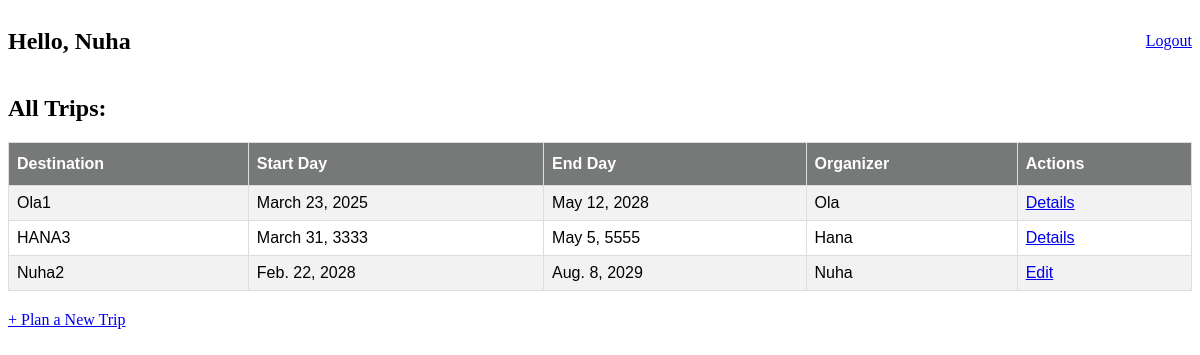
The page /dashboard (signed in) on the database its author committed.
### exam/models.py (models this page shows)
class Users(models.Model):
    first_name = models.CharField(max_length=45)
    last_name = models.CharField(max_length=45)
    email = models.CharField(max_length=45)
    password = models.CharField(max_length=255)
    created_at = models.DateTimeField(auto_now_add=True)
    updated_date = models.DateTimeField(auto_now=True)
    objects = UsersManager()

class Dashboard(models.Model):
    traveler = models.ManyToManyField(Users,related_name='traveler')
    destination = models.TextField()
    organizer = models.ForeignKey(Users,related_name='organizer',on_delete=models.CASCADE)
    startDay = models.DateField()
    endDay = models.DateField()
    itinerary = models.TextField()
    created_at = models.DateTimeField(auto_now_add=True)
    updated_date = models.DateTimeField(auto_now=True)
    objects = DashManager()

### exam/views.py (the view)
# urls.py: path('dashboard', views.dashboard,name='dashboard'),
def dashboard(request):
    user = Users.objects.get(id = request.session['userid'])
    dash = Dashboard.objects.all()
    return render(request,'dashboard.html',{'user':user,'trips':dash})

### exam/templates/dashboard.html (shortened to what this page needs)
<!DOCTYPE html>
<html lang="en">
<head>
    {% load static %}
    <link rel="stylesheet" href="{% static 'dashboard.css' %}">
</head>
<body>
    <div class="header">
    <h2>Hello, {{user.first_name}}</h2>
    <a href="{%url 'loginPage'%}">Logout</a>
</div>
    <h2>All Trips:</h2>
    <table id="customers">
        <tr>
            <th>Destination</th>
            <th>Start Day</th>
            <th>End Day</th>
            <th>Organizer</th>
            <th>Actions</th>
    </tr>
        {%for trip in trips%}
            <tr>
                <td>{{trip.destination}}</td>
                <td>{{trip.startDay}}</td>
                <td>{{trip.endDay}}</td>
                <td>{{trip.organizer.first_name}}</td>
                {%if user == trip.organizer%}
                    <td><a href="{%url 'editTrip' trip.id%}">Edit</a></td>
                {%else%}
                    <td><a href="{%url 'details'  trip.id%}">Details</a></td>
                {%endif%}
            </tr>
        {%endfor%}
    </table>
    <a href="{%url 'new'%}" class="plan">+ Plan a New Trip</a>
</body>
</html>

### exam/static/dashboard.css (style rules this page uses)
#customers { font-family: Arial, Helvetica, sans-serif; border-collapse: collapse; width: 100%; margin-bottom: 20px; }
#customers td, #customers th { border: 1px solid #ddd; padding: 8px; }
#customers tr:nth-child(even) { background-color: #f2f2f2; }
#customers th { padding-top: 12px; padding-bottom: 12px; text-align: left; background-color: #767978; color: white; }
.header { display: flex; align-items: center; justify-content: space-between; }

### rows shown on the page
Users: first_name "Nuha"
Dashboard: destination "Ola1", startDay "March 23, 2025", endDay "May 12, 2028", organizer.first_name "Ola", shows "Details"
Dashboard: destination "HANA3", startDay "March 31, 3333", endDay "May 5, 5555", organizer.first_name "Hana", shows "Details"
Dashboard: destination "Nuha2", startDay "Feb. 22, 2028", endDay "Aug. 8, 2029", organizer.first_name "Nuha", shows "Edit"
